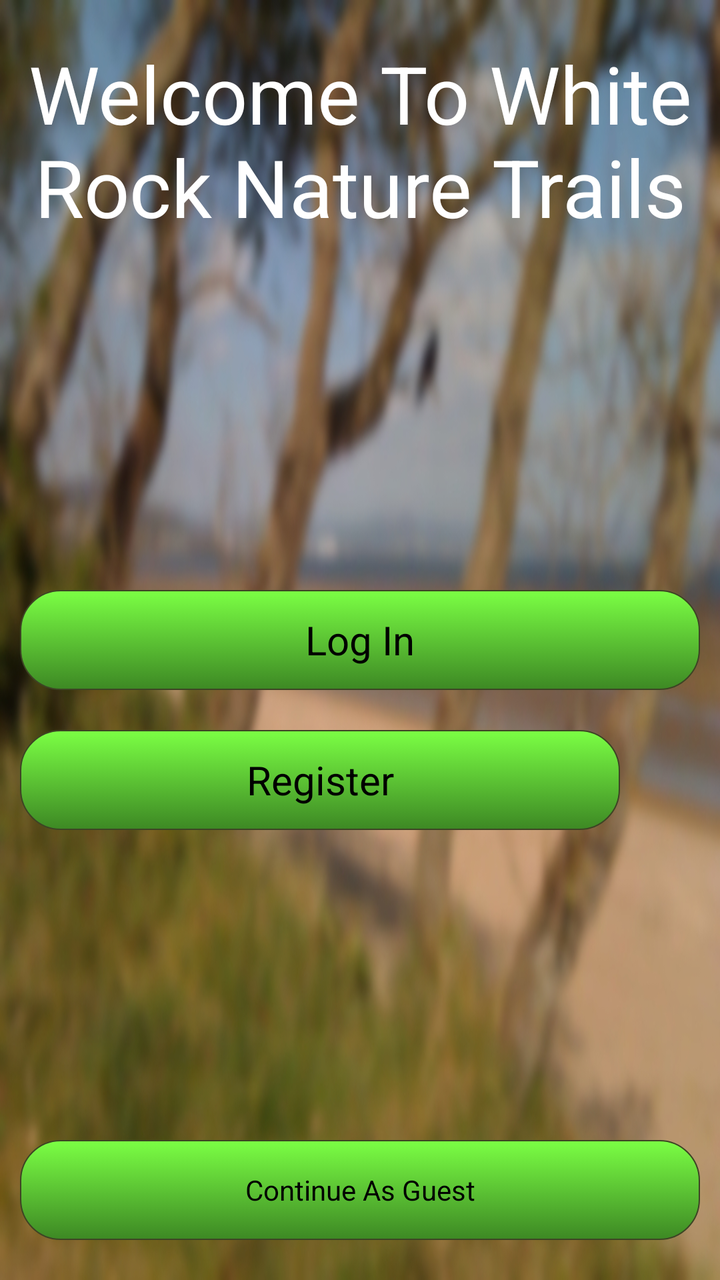
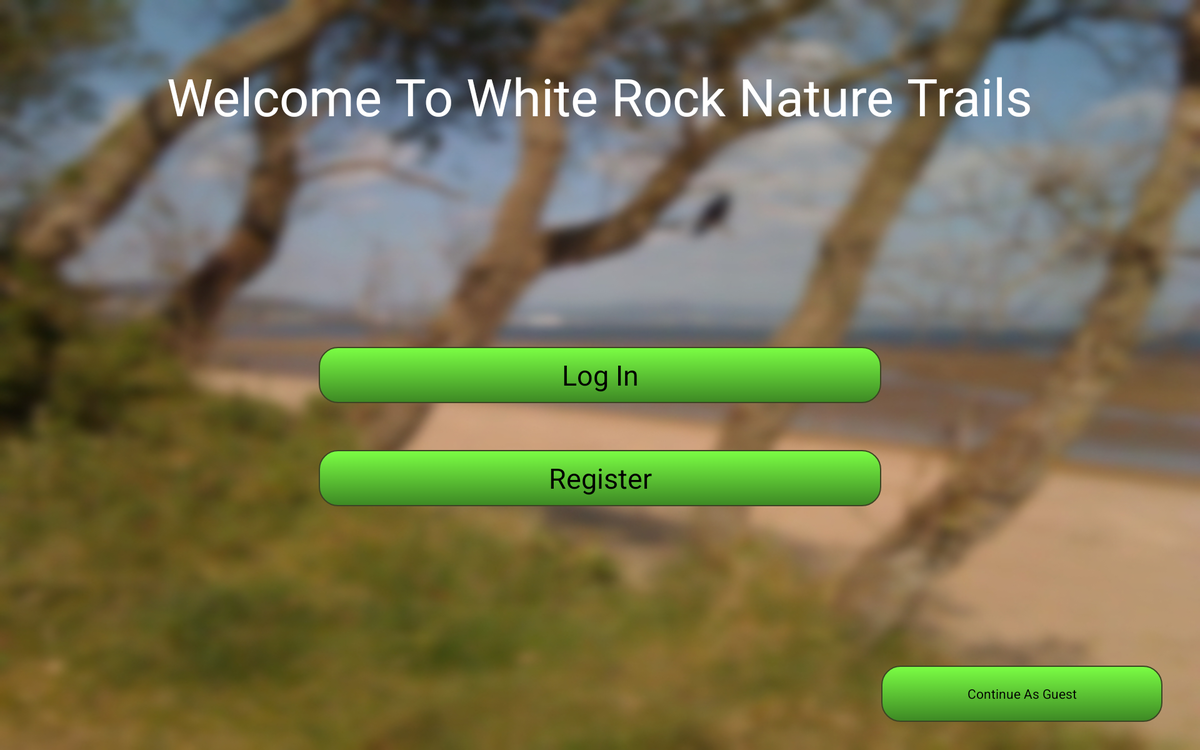

One screen, two layout resources from the same app: the default and the repository's alternative for another configuration. Each is rendered where Android would select it; the XML of both is given below.
<!-- AndroidManifest.xml: activity theme android:Theme.NoTitleBar -->
<!-- res/layout/fragment_launch.xml -->
<?xml version="1.0" encoding="utf-8"?>
<RelativeLayout xmlns:android="http://schemas.android.com/apk/res/android"
    android:layout_width="match_parent"
    android:layout_height="match_parent"
    android:orientation="vertical"
    android:background="@drawable/swanbeach">

    <Button
        android:id="@+id/button1"
        android:layout_width="200dp"
        android:layout_height="50dp"
        android:layout_alignParentBottom="true"
        android:layout_alignParentLeft="true"
        android:layout_alignRight="@+id/textView1"
        android:layout_marginBottom="20dp"
        android:layout_marginLeft="10dp"
        android:layout_marginRight="10dp"
        android:background="@drawable/button_background"
        android:onClick="skipButton"
        android:text="Continue As Guest" />

    <TextView
        android:id="@+id/textView1"
        android:layout_width="wrap_content"
        android:layout_height="wrap_content"
        android:layout_alignParentLeft="true"
        android:layout_alignParentTop="true"
        android:layout_marginTop="20dp"
        android:gravity="center"
        android:text="Welcome To White Rock Nature Trails"
        android:textColor="#FFFFFF"
        android:textSize="40sp" />

    <Button
        android:id="@+id/login"
        android:layout_width="300dp"
        android:layout_height="50dp"
        android:layout_alignParentLeft="true"
        android:layout_alignParentRight="true"
        android:layout_centerVertical="true"
        android:layout_marginBottom="20dp"
        android:layout_marginLeft="10dp"
        android:layout_marginRight="10dp"
        android:background="@drawable/button_background"
        android:onClick="logInButton"
        android:text="Log In"
        android:textSize="20sp" />

    <Button
        android:id="@+id/register"
        android:layout_width="300dp"
        android:layout_height="50dp"
        android:layout_alignLeft="@+id/login"
        android:layout_below="@+id/login"
        android:background="@drawable/button_background"
        android:onClick="registerButton"
        android:text="Register"
        android:textSize="20sp" />

</RelativeLayout>
<!-- resources referenced by this layout -->
<resources>
  <!-- drawable button_background (drawable) -->
  <?xml version="1.0" encoding="utf-8"?>
  <selector xmlns:android="http://schemas.android.com/apk/res/android" >
   
    
    <item android:state_enabled="false" >
    <shape android:shape="rectangle">
    <gradient
                          android:startColor="#4b819a"
    						android:endColor="#3e4c81"
                          android:angle="-90"
                          android:type="linear"
                          />
                    <corners android:radius="5dp" />
              </shape>
        </item>
   
    
    <item android:state_pressed="true" android:state_enabled="true" >
    <shape android:shape="rectangle">
    <gradient
                          android:startColor="#4b819a"
    						android:endColor="#3e4c81"
                          android:angle="-90"
                          android:type="linear"
                          />
                    <corners android:radius="20dp" />
                    
                    <stroke android:width="2dp" android:color="#dddddd"/>
              </shape>
        </item>
   
    
    <item android:state_focused="true">
    <shape android:shape="rectangle">
    <gradient
                          android:startColor="#4b819a"
    						android:endColor="#3e4c81"
                          android:angle="-90"
                          android:type="linear"
                          />
                    <corners android:radius="20dp" />
                    <stroke android:width="2dp" android:color="#dddddd"/>
              </shape>
        </item>
   
        
        <item>
    <shape android:shape="rectangle">
    <gradient
    	android:startColor="#7bFF44"
    	android:endColor="#3d8824"
    	android:angle="-90"
    	android:type="linear"
    />
    <corners android:radius="20dp" />
    <stroke android:width="2px" android:color="#3d4524" />
              </shape>
        </item>
  </selector>
  <!-- drawable swanbeach: jpg bitmap (drawable, 220805 bytes) -->
</resources>
<!-- res/layout-xlarge-land/fragment_launch.xml (the repository's variant of the layout above) -->
<!-- drawn on a large tablet held sideways -->
<?xml version="1.0" encoding="utf-8"?>
<RelativeLayout xmlns:android="http://schemas.android.com/apk/res/android"
    android:layout_width="match_parent"
    android:layout_height="match_parent"
    android:orientation="vertical"
    android:background="@drawable/swanbeach">

    <TextView
        android:id="@+id/textView1"
        android:layout_width="wrap_content"
        android:layout_height="wrap_content"
        android:layout_alignParentTop="true"
        android:layout_centerHorizontal="true"
        android:layout_marginTop="65dp"
        android:text="Welcome To White Rock Nature Trails"
        android:textColor="#FFFFFF"
        android:textSize="55sp" />

    <Button
        android:id="@+id/login"
        android:layout_width="600dp"
        android:layout_height="60dp"
        android:layout_alignLeft="@+id/register"
        android:layout_centerVertical="true"
        android:background="@drawable/button_background"
        android:onClick="logInButton"
        android:textSize="30sp"
        android:text="Log In" />

    <Button
        android:id="@+id/register"
        android:layout_width="600dp"
        android:layout_height="60dp"
        android:layout_below="@+id/login"
        android:layout_centerHorizontal="true"
        android:layout_marginTop="50dp"
        android:background="@drawable/button_background"
        android:onClick="registerButtonOnClick"        
        android:textSize="30sp"
        android:text="Register" />

    <Button
        android:id="@+id/button1"
        android:layout_width="300dp"
        android:layout_height="60dp"
        android:layout_alignParentBottom="true"
        android:layout_alignParentRight="true"
        android:layout_marginBottom="30dp"
        android:layout_marginRight="40dp"
        android:background="@drawable/button_background"
        android:onClick="skipButton"
        android:text="Continue As Guest" />

</RelativeLayout>
